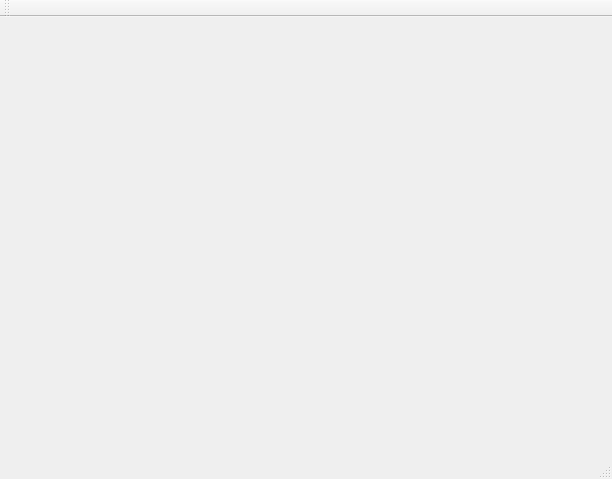
<?xml version="1.0" encoding="UTF-8"?>
<ui version="4.0">
 <class>MainWindow</class>
 <widget class="QMainWindow" name="MainWindow">
  <property name="geometry">
   <rect>
    <x>0</x>
    <y>0</y>
    <width>612</width>
    <height>479</height>
   </rect>
  </property>
  <property name="windowTitle">
   <string>MainWindow</string>
  </property>
  <widget class="QWidget" name="centralWidget">
   <widget class="RadarChart" name="widget" native="true">
    <property name="geometry">
     <rect>
      <x>110</x>
      <y>40</y>
      <width>361</width>
      <height>341</height>
     </rect>
    </property>
   </widget>
  </widget>
  <widget class="QMenuBar" name="menuBar">
   <property name="geometry">
    <rect>
     <x>0</x>
     <y>0</y>
     <width>612</width>
     <height>23</height>
    </rect>
   </property>
  </widget>
  <widget class="QToolBar" name="mainToolBar">
   <attribute name="toolBarArea">
    <enum>TopToolBarArea</enum>
   </attribute>
   <attribute name="toolBarBreak">
    <bool>false</bool>
   </attribute>
  </widget>
  <widget class="QStatusBar" name="statusBar"/>
 </widget>
 <layoutdefault spacing="6" margin="11"/>
 <customwidgets>
  <customwidget>
   <class>RadarChart</class>
   <extends>QWidget</extends>
   <header location="global">radarchart.h</header>
   <container>1</container>
  </customwidget>
 </customwidgets>
 <resources/>
 <connections/>
</ui>
